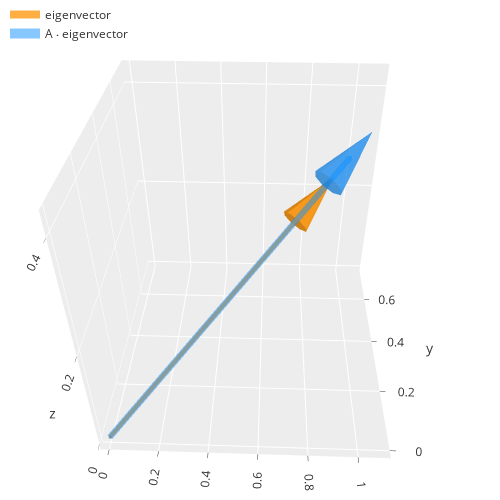

Source (notebook cell):
### Code cell
# vector
cone_v, line_v = plotly_vector(
    eigvec[:, 0], 
    "eigenvector", color="#FF9A13", opacity=0.8, line_width=8
)
# A dot vector
cone_Av, line_Av = plotly_vector(
    np.dot(A, eigvec[:, 0]), 
    "A ⋅ eigenvector", color="#1190FF", opacity=0.5, line_width=12, 
)

layout = go.Layout(
    height=500, width=500, autosize=False,
    margin=dict(l=0, r=0, b=0, t=0),
    template="ggplot2", 
    scene=dict(
      aspectmode="cube",
    ),
    legend=dict(x=0.01, y=1), 
)

fig = go.Figure(data=[cone_v, line_v, cone_Av, line_Av], layout=layout)
fig.show(config={'displayModeBar': False, 'scrollZoom': False})
# note the dot product results in vector of same direction
# TODO: plot the surface for (0, 0, 0)

### Figure 1 — Plotly figure (JSON) as saved in the notebook; plotly's stock layout.template omitted (floating-point values rounded to 4 significant figures)
{"data": [{"anchor": "center", "colorscale": [[0, "#FF9A13"], [1, "#FF9A13"]], "hoverinfo": "x+y+z+text+name", "name": "eigenvector", "opacity": 0.8, "showscale": false, "sizemode": "scaled", "sizeref": 2, "text": ["l2 norm: 1.0000"], "type": "cone", "u": [0.08191], "v": [0.05131], "w": [0.02566], "x": [0.8191], "y": [0.5131], "z": [0.2566]}, {"line": {"color": "#FF9A13", "width": 8}, "marker": {"color": "#FF9A13", "size": 1}, "name": "eigenvector", "opacity": 0.8, "type": "scatter3d", "x": [0, 0.8191], "y": [0, 0.5131], "z": [0, 0.2566]}, {"anchor": "center", "colorscale": [[0, "#1190FF"], [1, "#1190FF"]], "hoverinfo": "x+y+z+text+name", "name": "A ⋅ eigenvector", "opacity": 0.5, "showscale": false, "sizemode": "scaled", "sizeref": 2, "text": ["l2 norm: 1.1926"], "type": "cone", "u": [0.09768], "v": [0.06119], "w": [0.0306], "x": [0.9768], "y": [0.6119], "z": [0.306]}, {"line": {"color": "#1190FF", "width": 12}, "marker": {"color": "#1190FF", "size": 1}, "name": "A ⋅ eigenvector", "opacity": 0.5, "type": "scatter3d", "x": [0, 0.9768], "y": [0, 0.6119], "z": [0, 0.306]}], "layout": {"autosize": false, "height": 500, "legend": {"x": 0.01, "y": 1}, "margin": {"b": 0, "l": 0, "r": 0, "t": 0}, "scene": {"aspectmode": "cube", "aspectratio": {"x": 1, "y": 1, "z": 1}, "camera": {"center": {"x": 0, "y": 0, "z": 0}, "eye": {"x": 0.05992, "y": -1.707, "z": 1.331}, "projection": {"type": "perspective"}, "up": {"x": 0, "y": 0, "z": 1}}}, "width": 500}}
